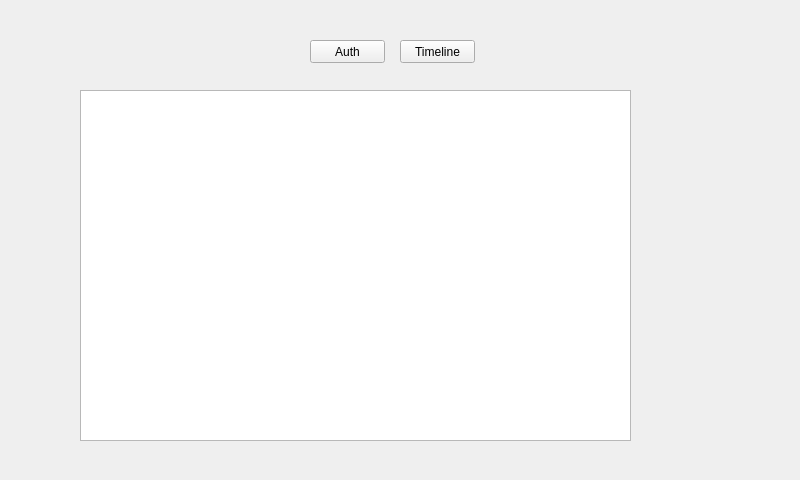
<?xml version="1.0" encoding="UTF-8"?>
<ui version="4.0">
 <class>MainWindow</class>
 <widget class="QMainWindow" name="MainWindow">
  <property name="geometry">
   <rect>
    <x>0</x>
    <y>0</y>
    <width>800</width>
    <height>480</height>
   </rect>
  </property>
  <property name="windowTitle">
   <string>MainWindow</string>
  </property>
  <widget class="QWidget" name="centralWidget">
   <widget class="QPushButton" name="auth">
    <property name="geometry">
     <rect>
      <x>310</x>
      <y>40</y>
      <width>75</width>
      <height>23</height>
     </rect>
    </property>
    <property name="text">
     <string>Auth</string>
    </property>
   </widget>
   <widget class="QTextEdit" name="textEdit">
    <property name="geometry">
     <rect>
      <x>80</x>
      <y>90</y>
      <width>551</width>
      <height>351</height>
     </rect>
    </property>
   </widget>
   <widget class="QPushButton" name="timeline">
    <property name="geometry">
     <rect>
      <x>400</x>
      <y>40</y>
      <width>75</width>
      <height>23</height>
     </rect>
    </property>
    <property name="text">
     <string>Timeline</string>
    </property>
   </widget>
  </widget>
 </widget>
 <layoutdefault spacing="6" margin="11"/>
 <resources/>
 <connections/>
</ui>
